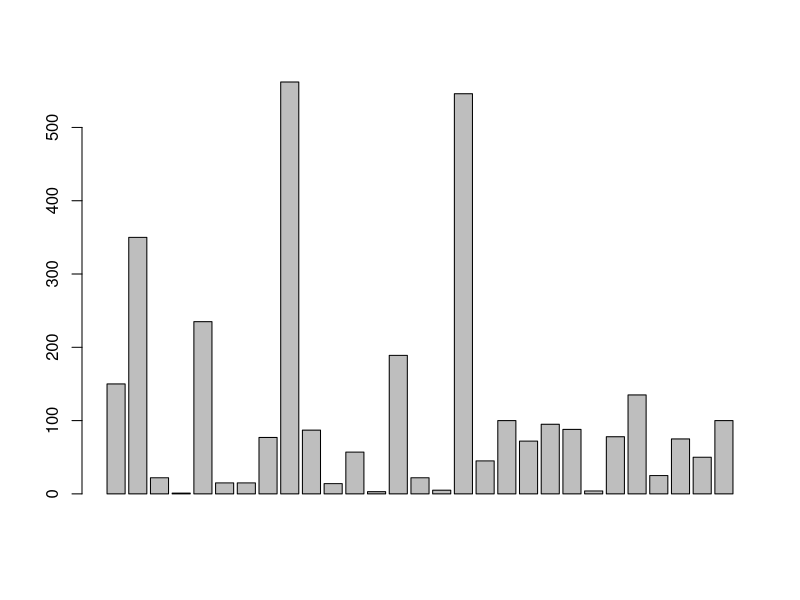

The R script that drew this image:
# Week 3 Introduction - Data 710 Introduction to R Programming
# Data Frames
#
# GITHUB:  https://github.com/mrpgmr67/Introduction-to-R
#
##########################################################################

#  Creating a simple data frame
x <- c(seq(1:10))
y <- seq(from=1, to=20, by=2)
z <- seq(from=1, to=100, by=10)

c <- data.frame(x,y)
d <- data.frame(y,z)

# Return the structure and the value of the x variable from data frame c
str(c)
c$x

# Merge two data frames
e <- merge(c,d)
e

# Use of the read.csv, barplot, and summary functions
sample_data <-read.csv("sample.csv")
barplot(sample_data$Amount)
summary(sample_data$Amount)